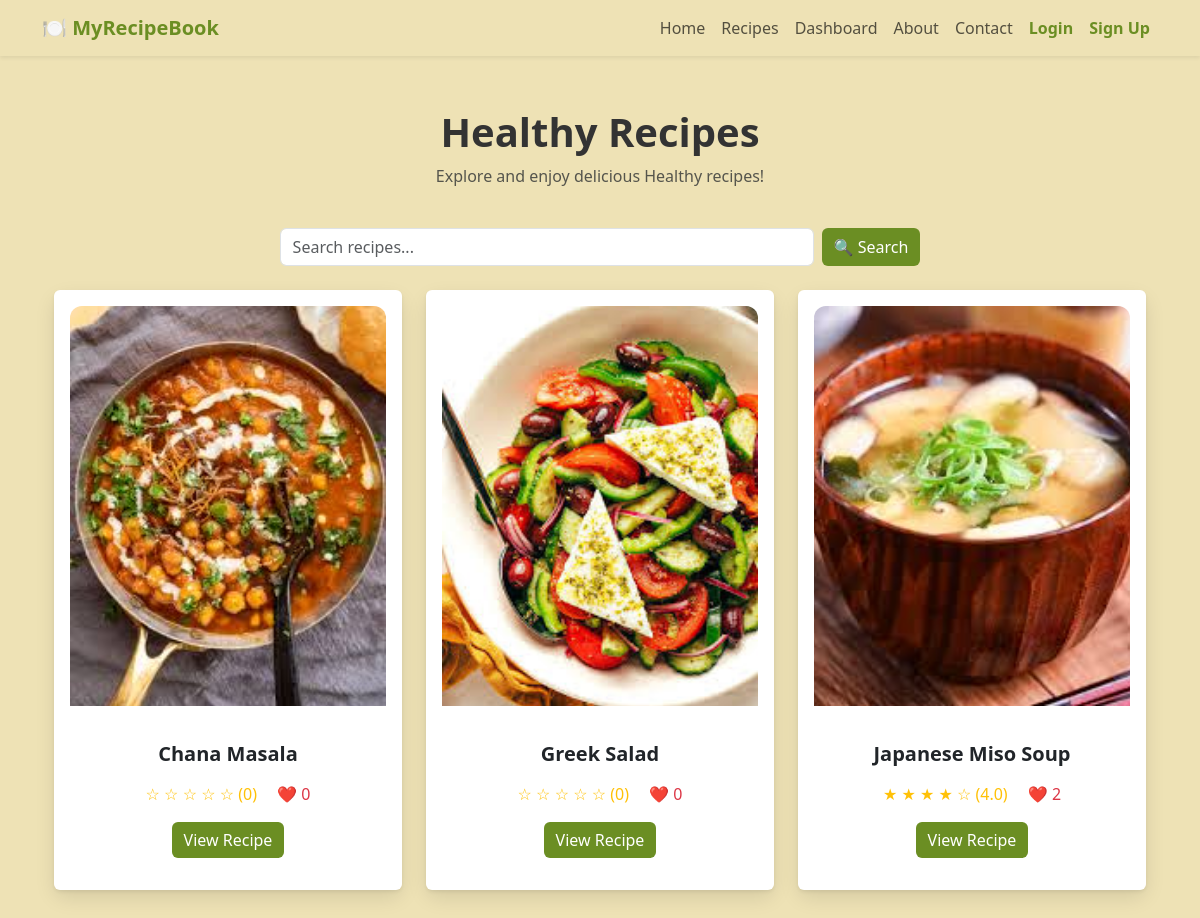
The page /category/Healthy on the database its author committed.
### app/models.py (models this page shows)
class Recipe(db.Model):
    id = db.Column(db.Integer, primary_key=True)
    title = db.Column(db.String(255), nullable=False)
    tags = db.Column(db.String(255))
    ingredients = db.Column(db.Text, nullable=False)
    instructions = db.Column(db.Text, nullable=True)
    description = db.Column(db.String(500), nullable=True)
    image_path = db.Column(db.String(255))  # Stores relative path
    video_path = db.Column(db.String(255))  # Stores relative path
    is_premium = db.Column(db.Boolean, default=False)  # New column
    likes = db.relationship('Like', backref='recipe', lazy=True)
    ratings = db.relationship('Rating', backref='recipe', lazy=True)
    comments = db.relationship('Comment', backref='recipe', lazy=True)
    @property
    def average_rating(self):
        if not self.ratings:
            return 0  # No ratings yet
        return round(sum(r.rating for r in self.ratings) / len(self.ratings), 1)
    @property
    def like_count(self):
        return len(self.likes)

class Rating(db.Model):
    id = db.Column(db.Integer, primary_key=True)
    user_id = db.Column(db.Integer, db.ForeignKey('user.id'), nullable=False)
    recipe_id = db.Column(db.Integer, db.ForeignKey('recipe.id'), nullable=False)
    rating = db.Column(db.Integer, nullable=False)  # Rating from 1 to 5

### app/routes.py (the view)
@bp.route('/category/<category>')
def category(category):
    category_tags = {
        "Breakfast": ["breakfast", "morning", "brunch"],
        "Lunch": ["lunch", "midday", "quick-lunch"],
        "Dinner": ["dinner", "evening", "supper"],
        "Desserts": ["dessert", "sweet", "baking"],
        "Healthy": ["healthy", "low-fat", "nutritious"],
        "Quick & Easy": ["quick", "easy", "fast"]
    }
    if category not in category_tags:
        abort(404)  # Category not found
    tags = category_tags[category]
    recipes = Recipe.query.filter(db.or_(*(Recipe.tags.ilike(f"%{tag}%") for tag in tags))).all()
    return render_template('category.html', category=category, recipes=recipes)

### app/templates/category.html (shortened to what this page needs)
{% extends "base.html" %}
{% block content %}
<div class="container py-1">
    <h1 class="text-center fw-bold page-title">{{ category }} Recipes</h1>
    <p class="text-center text-muted">Explore and enjoy delicious {{ category }} recipes!</p>
    <div class="container py-4">
        <form action="{{ url_for('routes.search') }}" method="GET" class="d-flex justify-content-center">
            <input type="text" name="q" class="form-control w-50 me-2" placeholder="Search recipes..." required>
            <button type="submit" class="btn btn-primary">🔍 Search</button>
        </form>
    </div>
    <div class="row gx-4 gy-5">
        {% for recipe in recipes %}
        <div class="col-md-4 col-sm-6">
            <div class="flip-card" onclick="flipCard(this)">
                <div class="flip-card-inner">
                    <div class="flip-card-front">
                        <div class="card shadow-sm border-0 h-100 p-3 d-flex flex-column card-fixed-height">
                            {% if recipe.image_path %}
                                <img src="{{ url_for('static', filename=recipe.image_path) }}" class="card-img-top" alt="{{ recipe.title }}">
                            {% else %}
                                <img src="{{ url_for('static', filename='images/placeholder.jpg') }}" class="card-img-top" alt="No Image Available">
                            {% endif %}
                            <div class="card-body text-center d-flex flex-column flex-grow-1">
                                <h5 class="fw-bold">{{ recipe.title }}</h5>
                                <div class="mt-2">
                                    <span class="text-warning">
                                        {% for i in range(1, 6) %}
                                            {% if i <= recipe.average_rating %}
                                                ★
                                            {% else %}
                                                ☆
                                            {% endif %}
                                        {% endfor %}
                                        ({{ recipe.average_rating or 0 }})
                                    </span>
                                    <span class="text-danger ms-3">❤️ {{ recipe.like_count }}</span>
                                </div>
                                <div class="mt-auto">
                                    <a href="{{ url_for('routes.view_recipe', recipe_id=recipe.id) }}" class="btn btn-primary" onclick="event.stopPropagation();">
                                        View Recipe
                                    </a>
                                </div>
                            </div>
                        </div>
                    </div>
                    <div class="flip-card-back">
                        <div class="card-body d-flex align-items-center justify-content-center">
                            <p class="description-text">{{ recipe.description or 'No description available.' }}</p>
                        </div>
                    </div>
                </div>
            </div>
        </div>
        {% endfor %}
    </div>
</div>
{% endblock %}

### app/static/styles.css (style rules this page uses)
:root { --bg-light: #EEE2B5; --bg-card: #F8F6F2; --text-dark: #333333; --accent-green: #6B8E23; --hover-green: #4A5D23; --border-light: #EAEAEA; }
body { background-color: var(--bg-light); color: var(--text-dark); font-family: 'Segoe UI', Tahoma, Geneva, Verdana, sans-serif; }
.btn-primary { background-color: var(--accent-green); border: none; transition: background-color 0.3s ease; }
.card-img-top { width: 100%; height: 400px; object-fit: cover; border-top-left-radius: 12px; border-top-right-radius: 12px; }
.flip-card { perspective: 1000px; cursor: pointer; }
.flip-card-inner { position: relative; width: 100%; min-height: 600px; transform-style: preserve-3d; transition: transform 0.6s ease; }
.flip-card-front, .flip-card-back { position: absolute; width: 100%; height: 100%; border-radius: 12px; backface-visibility: hidden; box-shadow: 0 8px 20px rgba(0, 0, 0, 0.1); }
.flip-card-front { display: flex; flex-direction: column; background: var(--bg-card); }
.card-fixed-height { min-height: 100%; }
.flip-card-front .card-img-top { width: 100%; height: 400px; object-fit: cover; border-top-left-radius: 12px; border-top-right-radius: 12px; margin-bottom: 20px; }
.card-body { display: flex; flex-direction: column; flex: 1; }
.flip-card-back { background: var(--accent-green); transform: rotateY(180deg); display: flex; flex-direction: column; justify-content: center; padding: 20px; text-align: center; }
.description-text { font-family: 'Playfair Display', serif; font-size: 1.3rem; font-weight: bold; color: white; line-height: 1.8; }
input, textarea { border-radius: 8px; border: 1px solid var(--border-light); padding: 10px; }

### rows shown on the page
Recipe: image_path (picture), title "Chana Masala", is_premium "0", like_count "0"
Recipe: image_path (picture), title "Greek Salad", is_premium "0", like_count "0"
Recipe: image_path (picture), title "Japanese Miso Soup", rating "4.0", like_count "2"

### other values the page prints
{{ category }} "Healthy"
